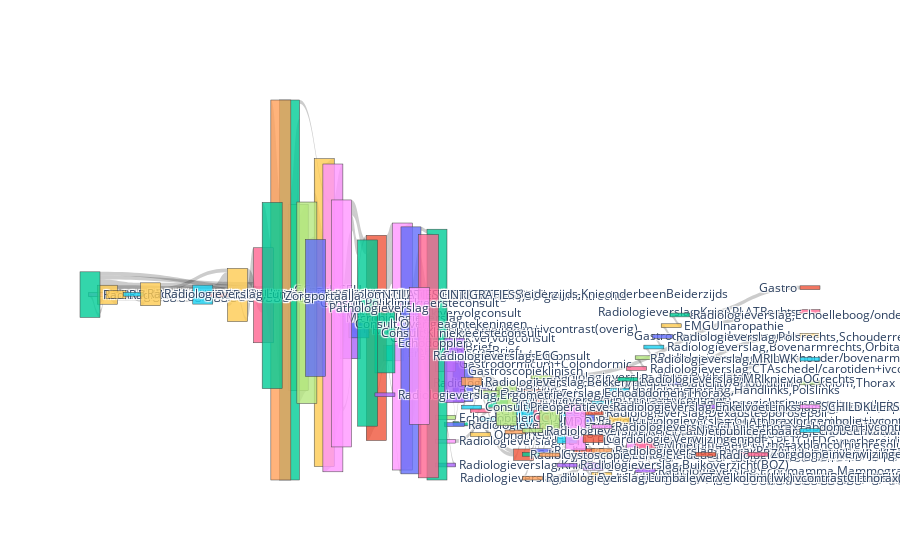

The notebook cell saved with this chart:
### Code cell
import plotly.graph_objects as go
from collections import Counter

# Step 1: Extract Sequences from event columns
event_columns = [col for col in feature_df.columns if 'concept:name' in col]  # Filter for event-related columns
sequences = []

# For each row in feature_df, extract the sequence of events
for _, row in feature_df.iterrows():
    events = [col.split('concept:name_')[1] for col in event_columns if row[col] == 1.0]  # Get events with 1.0 value
    sequences.append('->'.join(events))  # Join events into a sequence

# Step 2: Add sequences to the dataframe (this will be useful for visualization)
feature_df['Sequence'] = sequences

# Step 3: Get the most common sequence per cluster 
cluster_sequences = feature_df.groupby("Cluster")["Sequence"].agg(lambda x: x.mode()[0])

# Step 4: Count the occurrences of each sequence (for Sankey diagram links)
cluster_counts = Counter(cluster_sequences)

# Step 5: Prepare data for Sankey diagram (convert sequences into sources and targets)
sources, targets = [], []

for trace in cluster_sequences.values:
    steps = trace.split("->")  # Split sequence into individual steps
    for i in range(len(steps) - 1):
        sources.append(steps[i])
        targets.append(steps[i + 1])

# Convert sources and targets to indices (for Sankey diagram nodes)
all_nodes = list(set(sources + targets))  # All unique nodes (steps)
source_indices = [all_nodes.index(s) for s in sources]
target_indices = [all_nodes.index(t) for t in targets]

# Step 6: Count the frequency of each link (source -> target pair)
link_counts = Counter(zip(sources, targets))
values = [link_counts[(source, target)] for source, target in zip(sources, targets)]

# Step 7: Create the Sankey diagram
fig = go.Figure(go.Sankey(
    node=dict(label=all_nodes),
    link=dict(source=source_indices, target=target_indices, value=values)
))

fig.show()

### Figure 1 — Plotly figure (JSON) as saved in the notebook; plotly's stock layout.template omitted (floating-point values rounded to 4 significant figures; data arrays with more than 128 entries replaced by an {"elided": "..."} marker saying what was removed)
{"data": [{"link": {"source": {"elided": "349 int values"}, "target": {"elided": "349 int values"}, "value": {"elided": "349 int values"}}, "node": {"label": {"elided": "163 str values"}}, "type": "sankey"}], "layout": {}}
